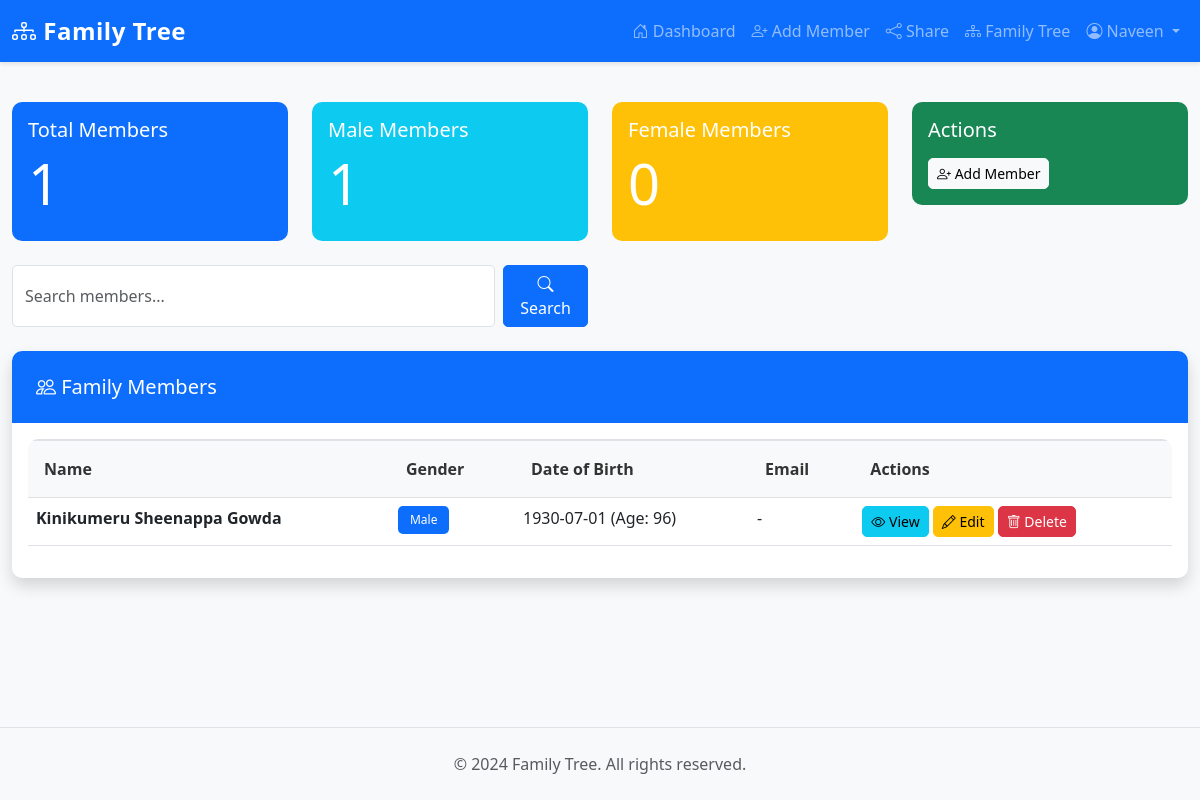
/dashboard (signed in), run on the app's committed database.
### models/user.py (models this page shows, shortened)
class User(UserMixin, db.Model):
    __tablename__ = 'users'
    id = db.Column(db.Integer, primary_key=True)
    username = db.Column(db.String(80), unique=True, nullable=False, index=True)
    email = db.Column(db.String(120), unique=True, nullable=False, index=True)
    password_hash = db.Column(db.String(255), nullable=False)
    first_name = db.Column(db.String(100))
    last_name = db.Column(db.String(100))
    family_name = db.Column(db.String(100))
    role = db.Column(db.String(20), default='admin', nullable=False)  # CHANGED: 'admin' or 'user' - default is NOW admin
    share_token = db.Column(db.String(64), unique=True, nullable=True)
    created_at = db.Column(db.DateTime, default=datetime.utcnow)
    updated_at = db.Column(db.DateTime, default=datetime.utcnow, onupdate=datetime.utcnow)
    family_members = db.relationship('FamilyMember', backref='user', lazy=True, cascade='all, delete-orphan')
    def is_admin(self):
        return self.role == 'admin'

### models/family.py (models this page shows, shortened)
class FamilyMember(db.Model):
    __tablename__ = 'family_members'
    id = db.Column(db.Integer, primary_key=True)
    user_id = db.Column(db.Integer, db.ForeignKey('users.id'), nullable=False)
    first_name = db.Column(db.String(100), nullable=False)
    last_name = db.Column(db.String(100), nullable=False)
    gender = db.Column(db.String(10), nullable=False)  # Male, Female, Other
    dob = db.Column(db.Date)
    phone = db.Column(db.String(20))
    email = db.Column(db.String(120))
    address = db.Column(db.Text)
    biography = db.Column(db.Text)
    photo = db.Column(db.String(255))  # Store filename
    father_id = db.Column(db.Integer, db.ForeignKey('family_members.id'))
    mother_id = db.Column(db.Integer, db.ForeignKey('family_members.id'))
    spouse_id = db.Column(db.Integer, db.ForeignKey('family_members.id'))
    created_at = db.Column(db.DateTime, default=datetime.utcnow)
    updated_at = db.Column(db.DateTime, default=datetime.utcnow, onupdate=datetime.utcnow)
    father = db.relationship('FamilyMember', remote_side=[id], foreign_keys=[father_id], backref='children_as_father')
    mother = db.relationship('FamilyMember', remote_side=[id], foreign_keys=[mother_id], backref='children_as_mother')
    spouse = db.relationship('FamilyMember', remote_side=[id], foreign_keys=[spouse_id],
                            backref='spouses', uselist=False)
    def get_full_name(self):
        return f"{self.first_name} {self.last_name}"
    def get_age(self):
        if self.dob:
            from datetime import date
            today = date.today()
            age = today.year - self.dob.year - ((today.month, today.day) < (self.dob.month, self.dob.day))
            return age
        return None

### routes/dashboard.py (the view)
@dashboard_bp.route('/dashboard')
@login_required
def dashboard():
    page = request.args.get('page', 1, type=int)
    members = FamilyMember.query.filter_by(user_id=current_user.id).paginate(page=page, per_page=10)
    stats = {
        'total_members': FamilyMember.query.filter_by(user_id=current_user.id).count(),
        'male_count': FamilyMember.query.filter_by(user_id=current_user.id, gender='Male').count(),
        'female_count': FamilyMember.query.filter_by(user_id=current_user.id, gender='Female').count(),
    }
    return render_template('dashboard.html', members=members, stats=stats)

### app.py (called while the page is built)
@login_manager.user_loader
def load_user(user_id):
    return db.session.get(User, int(user_id))

@app.context_processor
def inject_user():
    return {'current_user': current_user}

### templates/dashboard.html (shortened to what this page needs)
{% extends "base.html" %}
{% block content %}
<div class="row mb-4">
    <div class="col-md-3">
        <div class="card bg-primary text-white">
            <div class="card-body">
                <h5 class="card-title">Total Members</h5>
                <h2 class="display-4">{{ stats.total_members }}</h2>
            </div>
        </div>
    </div>
    <div class="col-md-3">
        <div class="card bg-info text-white">
            <div class="card-body">
                <h5 class="card-title">Male Members</h5>
                <h2 class="display-4">{{ stats.male_count }}</h2>
            </div>
        </div>
    </div>
    <div class="col-md-3">
        <div class="card bg-warning text-white">
            <div class="card-body">
                <h5 class="card-title">Female Members</h5>
                <h2 class="display-4">{{ stats.female_count }}</h2>
            </div>
        </div>
    </div>
    <div class="col-md-3">
        <div class="card bg-success text-white">
            <div class="card-body">
                <h5 class="card-title">Actions</h5>
                {% if current_user.is_admin() %}
                    <a href="{{ url_for('family.add_member') }}" class="btn btn-light btn-sm mt-2">
                        <i class="bi bi-person-plus"></i> Add Member
                    </a>
                {% else %}
                    <p class="mb-0 small">View-only access</p>
                {% endif %}
            </div>
        </div>
    </div>
</div>
<div class="row mb-4">
    <div class="col-md-6">
        <form method="GET" action="{{ url_for('dashboard.search') }}" class="d-flex gap-2">
            <input type="text" name="q" class="form-control" placeholder="Search members..." required>
            <button type="submit" class="btn btn-primary">
                <i class="bi bi-search"></i> Search
            </button>
        </form>
    </div>
</div>
<div class="card shadow">
    <div class="card-header bg-primary text-white">
        <h5 class="mb-0"><i class="bi bi-people"></i> Family Members</h5>
    </div>
    <div class="card-body">
        {% if members.items %}
            <div class="table-responsive">
                <table class="table table-hover">
                    <thead class="table-light">
                        <tr>
                            <th>Name</th>
                            <th>Gender</th>
                            <th>Date of Birth</th>
                            <th>Email</th>
                            <th>Actions</th>
                        </tr>
                    </thead>
                    <tbody>
                        {% for member in members.items %}
                            <tr>
                                <td>
                                    <strong>{{ member.get_full_name() }}</strong>
                                </td>
                                <td>
                                    {% if member.gender == 'Male' %}
                                        <span class="badge bg-primary">Male</span>
                                    {% elif member.gender == 'Female' %}
                                        <span class="badge bg-danger">Female</span>
                                    {% else %}
                                        <span class="badge bg-secondary">Other</span>
                                    {% endif %}
                                </td>
                                <td>
                                    {% if member.dob %}
                                        {{ member.dob.strftime('%Y-%m-%d') }} (Age: {{ member.get_age() }})
                                    {% else %}
                                        -
                                    {% endif %}
                                </td>
                                <td>{{ member.email or '-' }}</td>
                                <td>
                                    <a href="{{ url_for('family.view_member', member_id=member.id) }}"
                                       class="btn btn-sm btn-info">
                                        <i class="bi bi-eye"></i> View
                                    </a>
                                    {% if current_user.is_admin() %}
                                        <a href="{{ url_for('family.edit_member', member_id=member.id) }}"
                                           class="btn btn-sm btn-warning">
                                            <i class="bi bi-pencil"></i> Edit
                                        </a>
                                        <form method="POST" action="{{ url_for('family.delete_member', member_id=member.id) }}"
                                              style="display:inline;" onsubmit="return confirm('Are you sure?');">
                                            <button type="submit" class="btn btn-sm btn-danger">
                                                <i class="bi bi-trash"></i> Delete
                                            </button>
                                        </form>
                                    {% endif %}
                                </td>
                            </tr>
                        {% endfor %}
                    </tbody>
                </table>
            </div>
        {% endif %}
    </div>
</div>
{% endblock %}

### templates/base.html (shortened to what this page needs)
<!DOCTYPE html>
<html lang="en">
<head>
    <link href="https://cdn.jsdelivr.net/npm/bootstrap@5.3.0/dist/css/bootstrap.min.css" rel="stylesheet">
    <link rel="stylesheet" href="https://cdn.jsdelivr.net/npm/bootstrap-icons@1.11.0/font/bootstrap-icons.css">
    <link rel="stylesheet" href="{{ url_for('static', filename='css/style.css') }}">
</head>
<body>
    <nav class="navbar navbar-expand-lg navbar-dark bg-primary">
        <div class="container-fluid">
            <a class="navbar-brand" href="{{ url_for('dashboard.index') }}">
                <i class="bi bi-diagram-3"></i> Family Tree
            </a>
            <div class="collapse navbar-collapse" id="navbarNav">
                <ul class="navbar-nav ms-auto">
                    {% if current_user.is_authenticated %}
                        <li class="nav-item">
                            <a class="nav-link" href="{{ url_for('dashboard.dashboard') }}">
                                <i class="bi bi-house-door"></i> Dashboard
                            </a>
                        </li>
                        {% if current_user.is_admin() %}
                            <li class="nav-item">
                                <a class="nav-link" href="{{ url_for('family.add_member') }}">
                                    <i class="bi bi-person-plus"></i> Add Member
                                </a>
                            </li>
                            <li class="nav-item">
                                <a class="nav-link" href="{{ url_for('dashboard.share') }}">
                                    <i class="bi bi-share"></i> Share
                                </a>
                            </li>
                        {% endif %}
                        <li class="nav-item">
                            <a class="nav-link" href="{{ url_for('family.family_tree') }}">
                                <i class="bi bi-diagram-3"></i> Family Tree
                            </a>
                        </li>
                        <li class="nav-item dropdown">
                            <a class="nav-link dropdown-toggle" href="#" id="userDropdown" role="button" data-bs-toggle="dropdown">
                                <i class="bi bi-person-circle"></i> {{ current_user.username }}
                            </a>
                        </li>
                    {% endif %}
                </ul>
            </div>
        </div>
    </nav>
    <main class="container-fluid py-4">
        {% block content %}{% endblock %}
    </main>
    <footer class="bg-light py-4 mt-5">
        <div class="container text-center">
            <p class="text-muted mb-0">&copy; 2024 Family Tree. All rights reserved.</p>
        </div>
    </footer>
</body>
</html>

### static/css/style.css (style rules this page uses)
:root { --primary-color: #0d6efd; --secondary-color: #6c757d; --danger-color: #dc3545; --success-color: #198754; }
body { font-family: 'Segoe UI', Tahoma, Geneva, Verdana, sans-serif; background-color: #f8f9fa; min-height: 100vh; display: flex; flex-direction: column; }
main { flex: 1; }
.navbar { box-shadow: 0 2px 4px rgba(0, 0, 0, 0.1); }
.navbar-brand { font-weight: bold; font-size: 1.5rem; letter-spacing: 0.5px; }
.card { border: none; border-radius: 10px; transition: transform 0.3s, box-shadow 0.3s; }
.card-header { border-radius: 10px 10px 0 0 !important; border: none; padding: 1.5rem; }
.btn { border-radius: 5px; font-weight: 500; transition: all 0.3s; }
.btn-primary { background-color: var(--primary-color); border-color: var(--primary-color); }
.btn-danger { background-color: var(--danger-color); border-color: var(--danger-color); }
.form-control, .form-select { border-radius: 5px; border: 1px solid #dee2e6; transition: border-color 0.3s, box-shadow 0.3s; }
.table { background-color: white; }
.table thead th { background-color: #f8f9fa; border-top: 2px solid #dee2e6; font-weight: 600; color: #333; padding: 1rem; }
.table tbody tr { transition: background-color 0.2s; }
.table-responsive { border-radius: 10px; overflow: hidden; }
.badge { padding: 0.5rem 0.75rem; font-weight: 500; border-radius: 5px; }
footer { border-top: 1px solid #dee2e6; margin-top: auto; }
* { transition: background-color 0.2s ease, color 0.2s ease; }
a { color: var(--primary-color); text-decoration: none; }
.shadow { box-shadow: 0 4px 6px rgba(0, 0, 0, 0.1); }

### data on the page
User: username "Naveen"
FamilyMember: get_full_name "Kinikumeru Sheenappa Gowda", gender "Male", dob "1930-07-01", get_age "96", email "-"

### other printed values
{{ stats.total_members }} "1"
{{ stats.male_count }} "1"
{{ stats.female_count }} "0"
